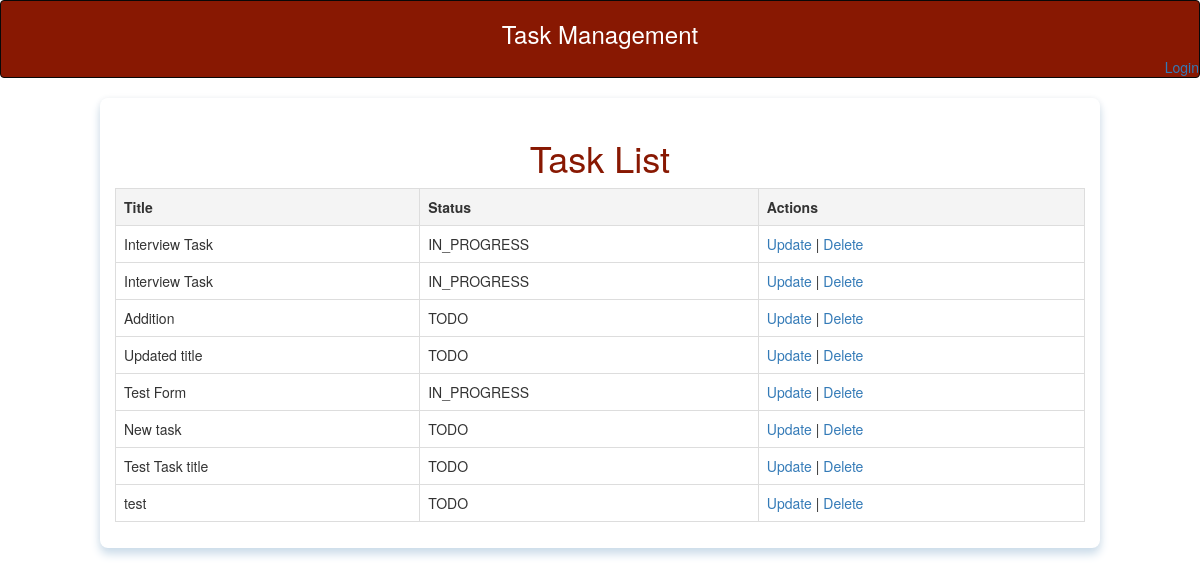
Before: /tasks/list with the older database file.
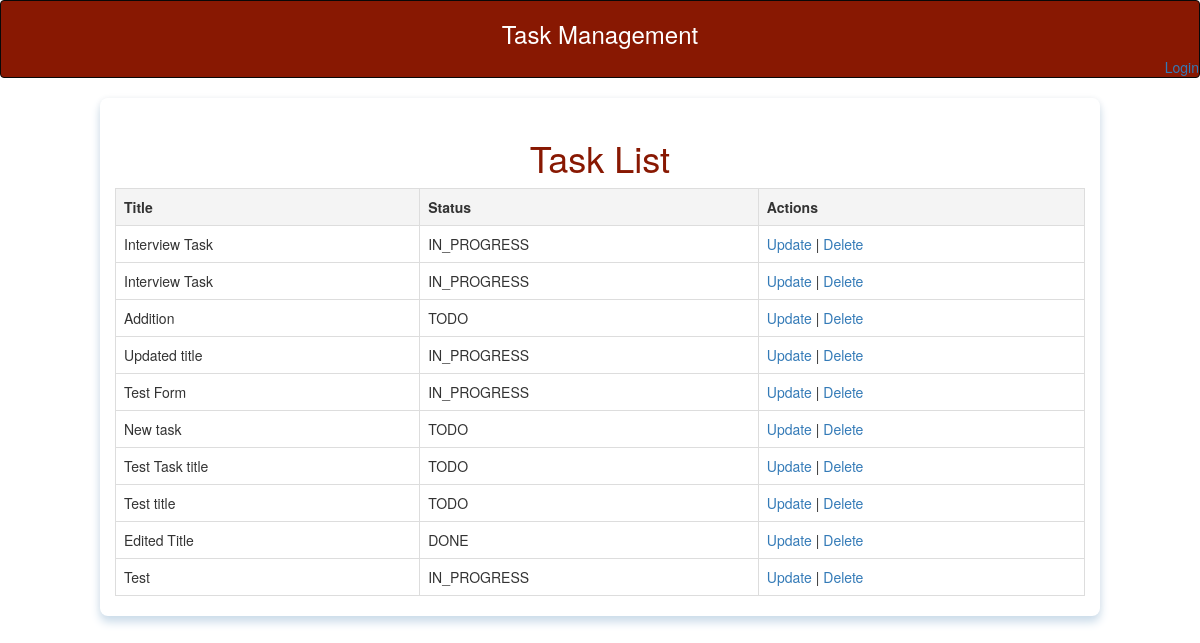
After: the same page with the newer database file.
### tasks/models.py (models this page shows, shortened)
class Task(models.Model):
    STATUS_CHOICES = [
        ('TODO', 'To-Do'),
        ('IN_PROGRESS', 'In Progress'),
        ('DONE', 'Done'),
    ]
    title = models.CharField(max_length=250)
    description = models.TextField()
    creation_date = models.DateTimeField(auto_now_add=True)
    status = models.CharField(max_length=50, choices=STATUS_CHOICES, default='TODO')
    user = models.ForeignKey(User, on_delete=models.CASCADE)

### tasks/views.py (the view)
# urls.py: path('list', task_list, name='task_list'), #To Display List of tasks
def task_list(request):
    tasks = Task.objects.all()
    return render(request, 'tasks/lists.html', {'tasks': tasks})

### tasks/templates/tasks/lists.html (shortened to what this page needs)
{% extends "base.html" %}
{% block content %}
    <div class="container custom-page-h">
        <h1 >Task List</h1>
        <table class="task-table">
            <thead>
                <tr>
                    <th>Title</th>
                    <th>Status</th>
                    <th>Actions</th>
                </tr>
            </thead>
            <tbody>
                {% for task in tasks %}
                <tr>
                    <td>{{ task.title }}</td>
                    <td>{{ task.status }}</td>
                    <td>
                        <a href="{% url 'task_edit' task.pk %}">Update</a> |
                        <a href="{% url 'task_delete' task.pk %}">Delete</a>
                    </td>
                </tr>
                {% endfor %}
            </tbody>
        </table>
    </div>
{% endblock %}

### usercredentials/templates/base.html (shortened to what this page needs)
<!DOCTYPE html>
<html lang="en">
<head>
    {% load static %}
    <link rel="stylesheet" type="text/css" href="{% static 'css/style.css' %}">
    <link rel="stylesheet" href="//maxcdn.bootstrapcdn.com/bootstrap/3.3.7/css/bootstrap.min.css">
</head>
<body class="override">
    <nav class="navbar navbar-inverse" role="navigation">
            <div class="navbar-header">
                <h3>Task Management</h3>
            </div>
            <div id="navbar" class="collapse navbar-collapse">
            {%if request.user.is_authenticated %}
            <div class="nav-item navbar-right justify" >
              <a class="nav-link" href="/logout">Logout</a>
            </div>
            {%else %}
            <div class="nav-item navbar-right">
              <a class="nav-link" href="/">Login</a>
            </div>
            {%endif %}
            </div>
    </nav>
            {% block content %}
            {% endblock %}
</body>
</html>

### tasks/static/css/style.css (style rules this page uses)
body { font-family: 'Times New Roman', Times, serif; margin: 0; padding: 0; background-color: #f4f4f4; }
h1 { color: #881802 !important; text-align: center; margin-top: 20px; }
.container { width: 80%; max-width: 1000px; min-height: 700px; margin: 20px auto; padding: 20px; text-decoration-color: #fff; border-radius: 8px; box-shadow: 0 6px 10px rgb(202, 219, 233), 0 0 6px rgba(0,0,0,.05) !important; min-height: 450px; }
a { color: #007bff; text-decoration: none; }
.task-table { width: 100%; border-collapse: collapse; }
.task-table th, .task-table td { border: 1px solid #ddd; padding: 8px; text-align: left; }
.task-table th { background-color: #f4f4f4; }
.custom-page-h { min-height: 450px; }
.navbar { background-color: #881802 !important; color: #ffffff; box-shadow: 0 .025rem 0.3rem rgba(255,255,255,1) !important; }
.navbar-header { display: flex; justify-content: center; align-items: center; width: 100%; position: relative; }

Changed rows visible on the page:
removed Task: title "test", status "TODO"
changed Task "Updated title": status "TODO" → "IN_PROGRESS"
added Task: title "Test title", status "TODO"
added Task: title "Edited Title", status "DONE"
added Task: title "Test", status "IN_PROGRESS"
